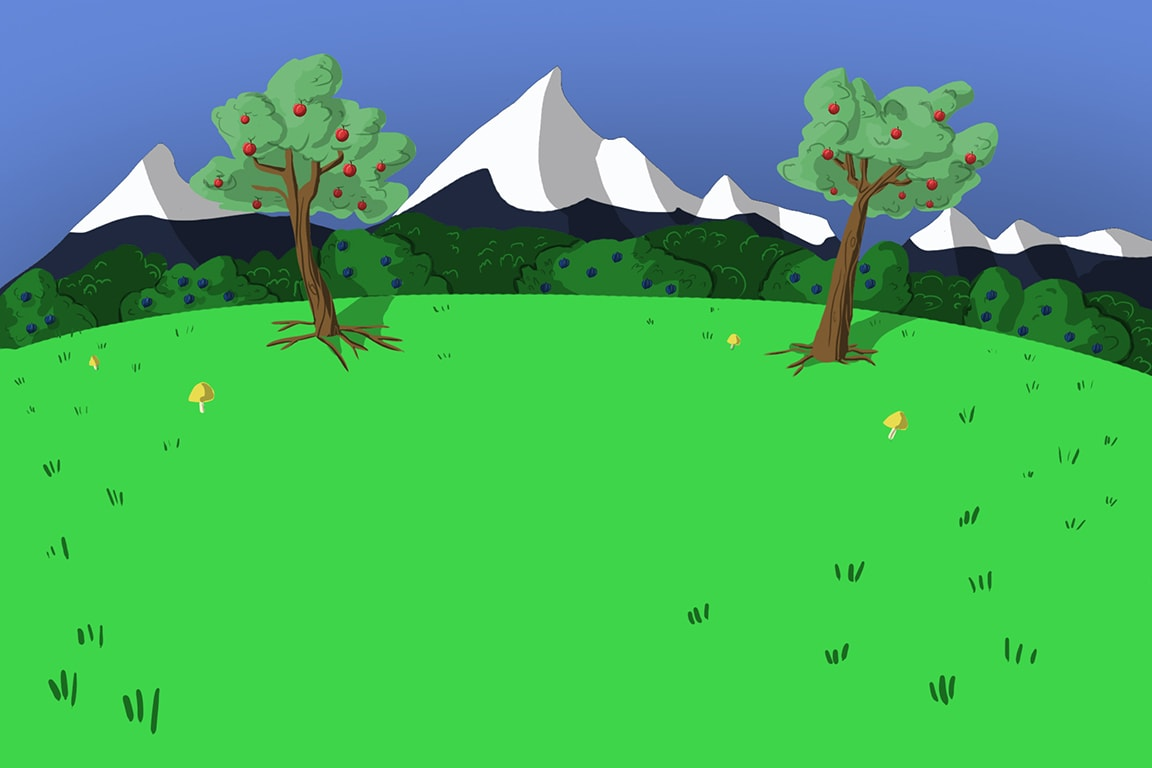
#> input picture python_code/1.jpg, 1152 x 768 px, given in place of the camera
$ python Color.py
#> lines starting #> are read from the running program, lines starting #| are printed output that depends on the picture; after the words box and inside, x2 and y2 are one past the last pixel; in counts of white or black regions, pixels touching at a corner belong together
import cv2
import numpy as np

cap = cv2.VideoCapture(0)
cap.set(cv2.CAP_PROP_FRAME_WIDTH, 1280)
cap.set(cv2.CAP_PROP_FRAME_HEIGHT, 768)

color = "Undifined"

lower = np.array([100, 100, 20])
superior = np.array([115, 200, 250])

while True:
    _, frame = cap.read()
#> frame is the input picture: shape (768, 1152, 3); mean B, G, R 101.5, 174.5, 72.3

    hsv_frame = cv2.cvtColor(frame, cv2.COLOR_BGR2HSV)
#> hsv_frame: shape (768, 1152, 3); mean H, S, V 74.6, 159.7, 190.8
    height, width, _ = frame.shape
#> height = 768; width = 1152

    mask = cv2.inRange(hsv_frame, lower, superior)
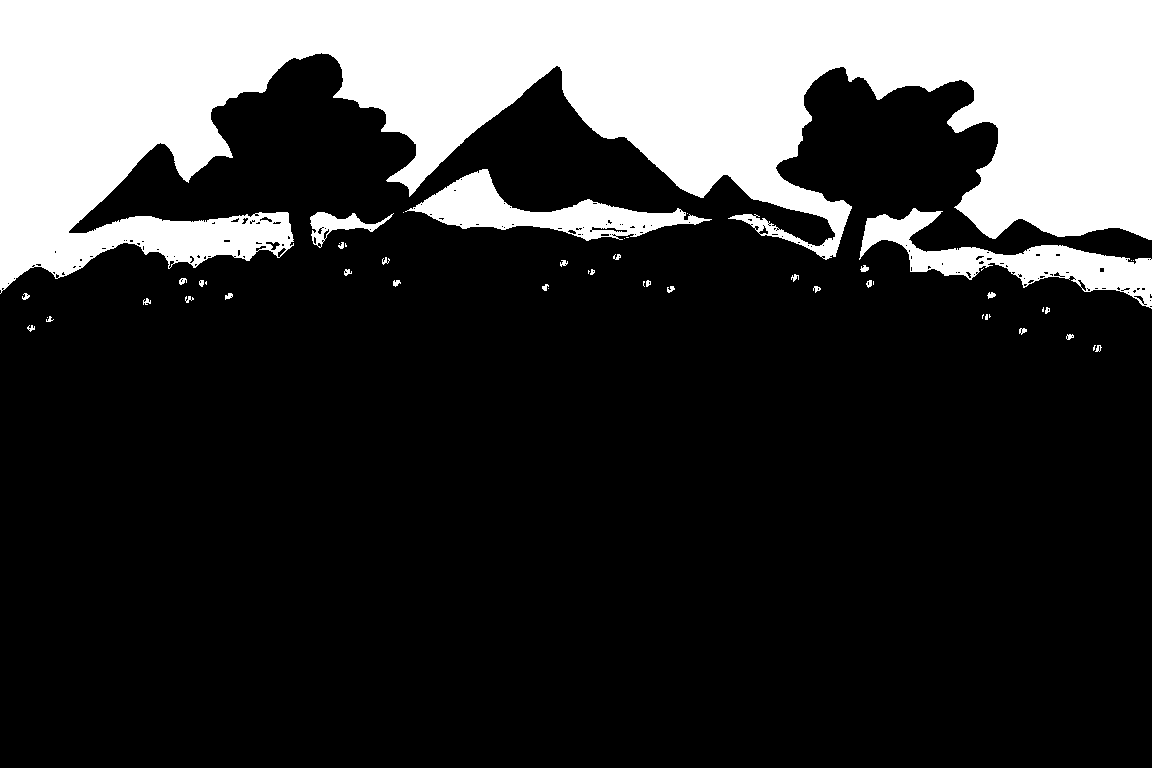
#> mask: shape (768, 1152); 23.3% white; 51 white regions (20 under 20 px)

    cx = int(width/2)
#> cx = 576
    cy = int(height/2)
#> cy = 384

    countour, hierachy = cv2.findContours(mask, cv2.RETR_EXTERNAL, cv2.CHAIN_APPROX_SIMPLE)
#> countour = 51 contours, 33 with area under 20; largest, box (x1, y1, x2, y2) and area: (0, 0, 1152, 294) 186048, (859, 208, 1152, 309) 8478, (405, 169, 712, 241) 7382, (310, 212, 394, 248) 964, (860, 265, 869, 272) 28

    if countour != 0:
        for i in countour:
            if cv2.contourArea(i) >500:
                x,y,w,h = cv2.boundingRect(i)
                cv2.rectangle(frame,  (x, y), (x+w, y+h), (0,0,255), 3   )
#> this loop made 51 passes
#> (x, y, w, h) on passes 48 to 51: (310, 212, 84, 36), (859, 208, 293, 101), (405, 169, 307, 72), (0, 0, 1152, 294)
#> i on passes 6, 8, 18, 22, 24, 31: [[47, 317]], [[989, 314], [989, 317], [990, 316], [989, 315]], [[548, 288]], [[873, 281], [873, 284]], [[206, 281], [205, 282], [205, 283], [206, 284]], [[588, 270], [588, 273], [588, 272], [589, 271]]
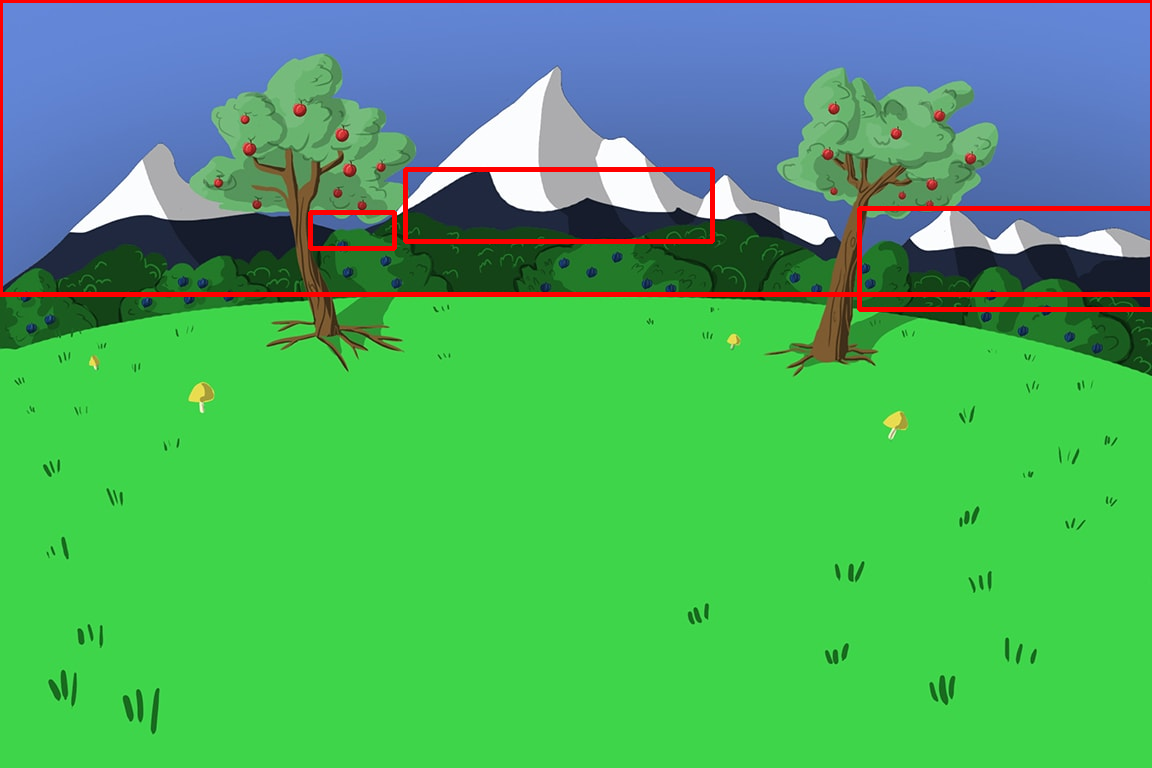
#> frame: shape (768, 1152, 3); 2.15% of pixels changed, all inside (x1, y1, x2, y2) = (0, 0, 1152, 312)

    pixel_center = hsv_frame[cy,cx]
#> pixel_center = [62, 181, 213]
    hue_value = pixel_center[0]
#> hue_value = 62
    if hue_value <=5:
        corlor = "red"
    elif hue_value <=22:
        color = "orange"
    elif hue_value <= 30:
        color = "yellow"
    elif hue_value<=45:
        color = "green"
    elif hue_value<=65:
        color = "cyan"
    elif hue_value<=90:
        color = "celeste"
    elif hue_value<=100:
        color = "blue"
    elif hue_value<=140:
        color = "morado"
    elif hue_value<=178:
        color = "violet"
    else:
        color = "red"

    print(pixel_center)
#| [ 62 181 213]
    pixel_center_bgr = frame[cy,cx]
#> pixel_center_bgr = [74, 213, 62]
    b,g,r = int(pixel_center_bgr[0]),int(pixel_center_bgr[1]),int(pixel_center_bgr[2])
#> b = 74; g = 213; r = 62

    cv2.putText(frame, color, (10,70), 0,1.5,(b,g,r),5)
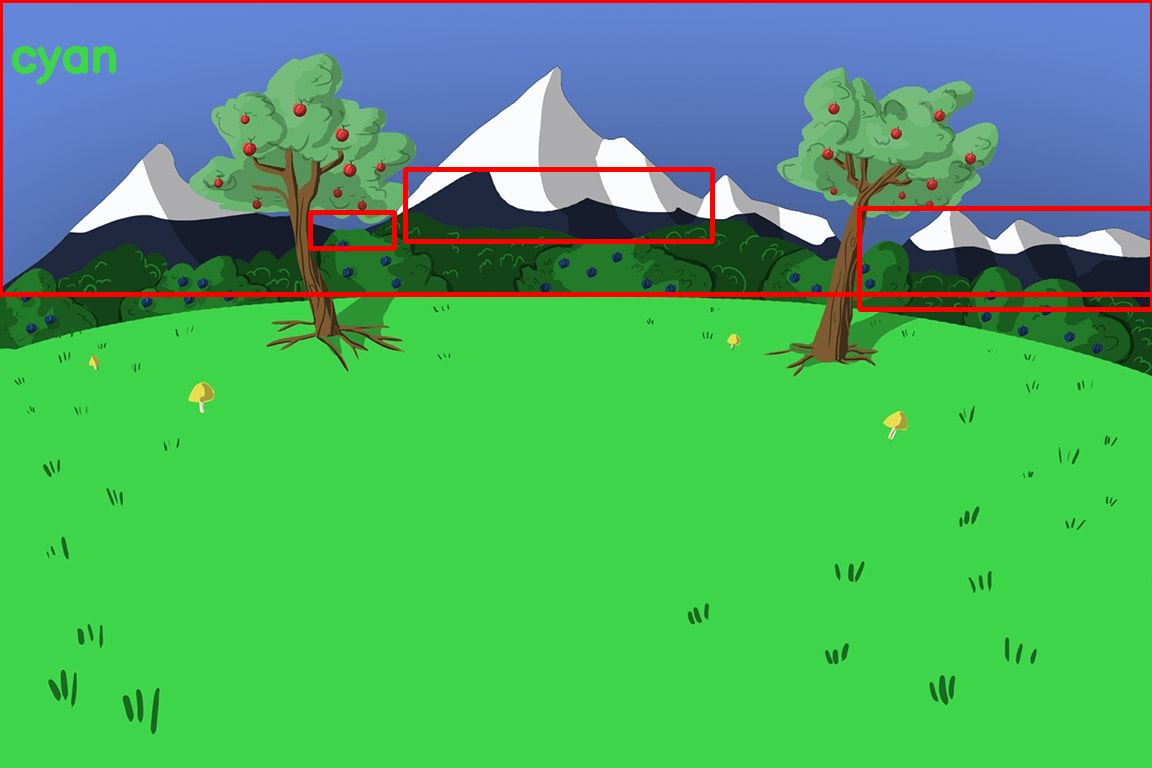
#> frame: shape (768, 1152, 3); 0.19% of pixels changed, all inside (x1, y1, x2, y2) = (12, 46, 116, 85)
    cv2.circle(frame, (cx,cy), 5, (255,0,0), 3 )
#> frame: shape (768, 1152, 3); 0.02% of pixels changed, all inside (x1, y1, x2, y2) = (569, 377, 584, 392)

    cv2.imshow("Frame", frame)
    cv2.imshow("mascara", mask)
    key = cv2.waitKey(1)
#> (key Esc is pressed here)
    if key == 27:
        break

cap.release()
cv2.destroyAllWindows()
